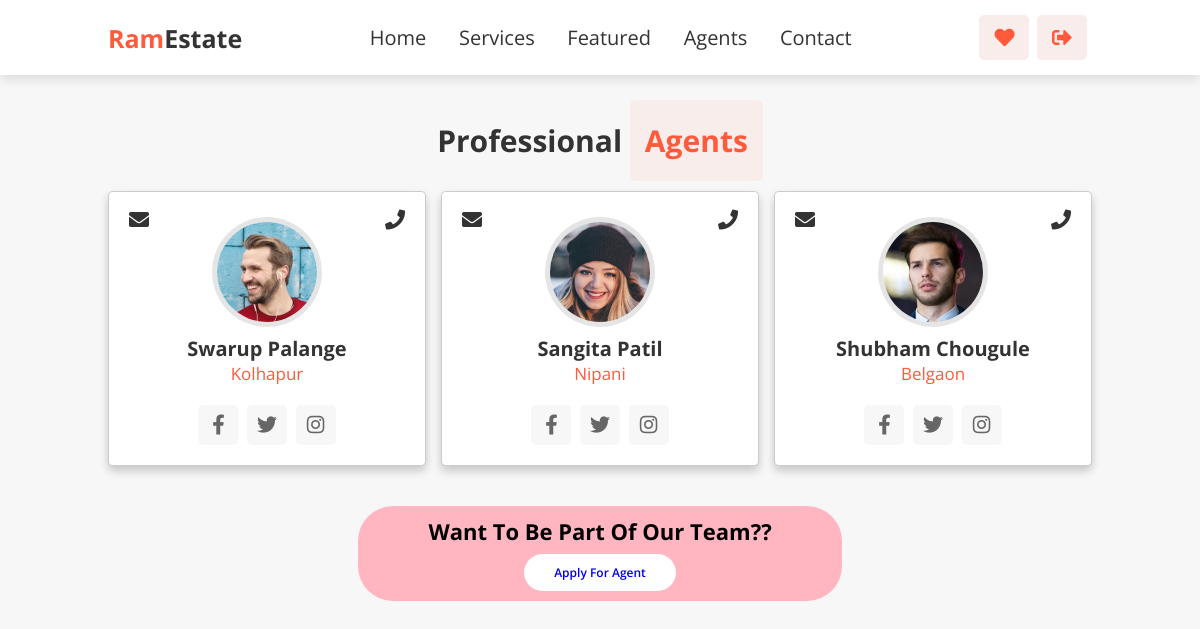
Screenshot of /agent.php (signed in) with the database file from the repository.
### tables this page shows
CREATE TABLE `agents` (
  `agent_id` int(11) NOT NULL,
  `agent_name` varchar(50) NOT NULL,
  `agent_location` varchar(50) NOT NULL,
  `agent_photo` varchar(50) NOT NULL,
  `agent_facebook` varchar(200) DEFAULT NULL,
  `agent_instagram` varchar(200) DEFAULT NULL,
  `agent_twitter` varchar(200) DEFAULT NULL
);

### agent.php (the view, shortened to what this page needs)
<?php
@include './config.php';
$sql = "SELECT * FROM agents";
$result = mysqli_query($conn, $sql);
?>
<!DOCTYPE html>
<html lang="en">
<head>
    <link rel="stylesheet" href="./css/home.css">
    <link rel="stylesheet" href="./css/agent.css">
    <link rel="stylesheet" href="https://cdnjs.cloudflare.com/ajax/libs/font-awesome/5.15.3/css/all.min.css">
</head>
<body>
    <header>
        <a href="./index.php" class="logo"><span>Ram</span>Estate</a>
        <nav class="navbar">
            <a href="./index.php">home</a>
            <a href="./services.php">services</a>
            <a href="./featured.php">featured</a>
            <a href="./agent.php">agents</a>
            <a href="./contact.php">contact</a>
        </nav>
        <div class="icons">
            <a href="#" class="fas fa-heart"></a>
            <a href="./logout.php" class="fas fa-sign-out-alt"></a>
        </div>
    </header>
    <section class="agents" id="agents">
        <h1 class="heading"> professional <span>agents</span></h1>
        <div class="box-container">
            <?php
            while ($row = mysqli_fetch_assoc($result)) {
                echo
                '<div class="box">
                        <a href="#" class="fas fa-envelope"></a>
                        <a href="#" class="fas fa-phone"></a>
                        <img src="./images/' . $row['agent_photo'] . '" alt="">
                        <h3>' . $row['agent_name'] . '</h3>
                        <span>' . $row['agent_location'] . '</span>
                        <div class="share">
                            <a href="' . $row['agent_facebook'] . '" class="fab fa-facebook-f"></a>
                            <a href="' . $row['agent_twitter'] . '" class="fab fa-twitter"></a>
                            <a href="' . $row['agent_instagram'] . '" class="fab fa-instagram"></a>
                        </div>
                </div> ';
            }
            ?>
        </div>
    </section>
    <div class="beagent">
        <h1>
            want to be part of our team??
        </h1>
        <a href="./applyagent.php">Apply for agent</a>
    </div>
</body>
</html>

### css/home.css (style rules this page uses)
:root { --red:#ff5a3c; --light-red:#f9edeb; }
* { margin: 0;padding: 0; box-sizing: border-box; outline: none; border:none; text-decoration: none; text-transform: capitalize; font-family: 'Open Sans', sans-serif; }
header { position: fixed; top: 0; left: 0; right: 0; z-index: 1000; background: #fff; padding: 1.5rem 9%; box-shadow: 0 .5rem 1rem rgba(0, 0, 0, .1); display: flex; align-items: center; justify-content: space-between; }
header .logo { font-weight:bolder ; font-size: 2.5rem; color: #333; }
header .logo span { color:var(--red); }
header .navbar a { color:#333; font-size: 2rem; padding: 0 1.5rem; }
header .icons #menu-bars, header .icons a { height: 4.5rem; line-height: 4.5rem; width: 5rem; font-size: 2rem; margin-right: .5rem; border-radius: .5rem; color: var(--red); background: var(--light-red); text-align: center; display: inline-block; }
.heading { text-align: center; color: #333; font-size: 3rem; margin-bottom: 3rem; margin-top: 10rem; }
.heading span { color: var(--red); background: var(--light-red); border-radius: .5rem; padding: 2rem 1.5rem; }
html { font-size: 62.5%; overflow-x:hidden ; scroll-behavior: smooth; scroll-padding-top: 7rem; }
body { background: #f7f7f7; position: relative; }
section { padding:2rem 9%; }

### css/agent.css (style rules this page uses)
.agents .box-container { display: flex; flex-wrap: wrap; gap: 1.5rem; }
.agents .box-container .box { flex: 1 1 30rem; border-radius: .5rem; background: #fff; box-shadow: 0 .5rem 1rem rgba(0, 0, 0, .2); border: .1rem solid rgba(0,0,0,.2); text-align: center; padding: 2rem; position: relative; width: 26rem; }
.agents .box-container .box .fa-envelope { position: absolute; top: 1.8rem; left : 2rem; color : #333; font-size: 2rem; }
.agents .box-container .box .fa-phone { position: absolute; top: 1.8rem; right : 2rem; color : #333; font-size: 2rem; }
.agents .box-container .box img { border-radius: 50%; box-shadow: 0 0 0 .5rem rgba(0, 0, 0, .1); object-fit: cover; height: 10rem; width: 10rem; margin: 1rem 0; }
.agents .box-container .box h3 { font-size: 2rem; color: #333; }
.agents .box-container .box span { font-size: 1.7rem; color: var(--red); }
.agents .box-container .box .share { padding-top: 2rem; }
.agents .box-container .box .share a { margin: 0 .3rem; height: 4rem; width: 4rem; line-height: 4rem; background:#f7f7f7; color:#666; border-radius: .5rem; font-size: 2rem; }

### agent.php (style rules this page uses)
.beagent { display: flex; justify-content: center; align-items: center; flex-direction: column; width: max-content; margin-left: auto; margin-right: auto; margin-top: 2rem; padding: 10px 70px; background-color: lightpink; font-size: 1.1rem; border-radius: 35px; }
.beagent a { margin-top: 8px; background-color: white; padding: 10px 30px; border-radius: 20px; text-decoration: none; font-weight: 600; font-size: 1.2rem; }

### rows the page displays
agents: agent_photo (picture), agent_name "Swarup Palange", agent_location "Kolhapur"
agents: agent_photo (picture), agent_name "Sangita Patil", agent_location "Nipani"
agents: agent_photo (picture), agent_name "Shubham Chougule", agent_location "Belgaon"
